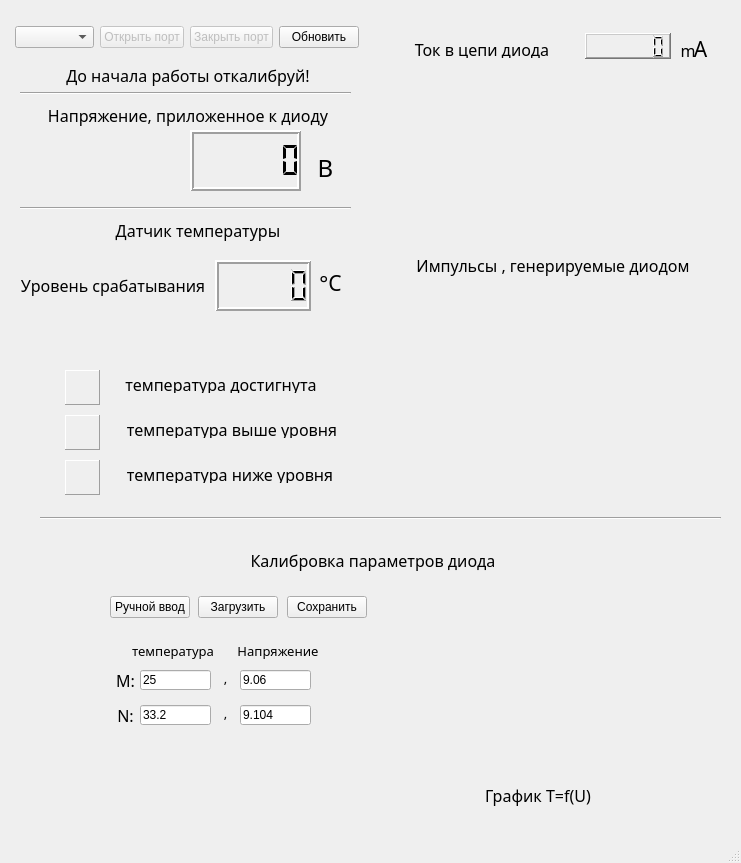
<?xml version="1.0" encoding="UTF-8"?>
<ui version="4.0">
 <class>TNG</class>
 <widget class="QMainWindow" name="TNG">
  <property name="geometry">
   <rect>
    <x>0</x>
    <y>0</y>
    <width>741</width>
    <height>863</height>
   </rect>
  </property>
  <property name="windowTitle">
   <string>MainWindow</string>
  </property>
  <widget class="QWidget" name="centralwidget">
   <widget class="Line" name="line">
    <property name="geometry">
     <rect>
      <x>20</x>
      <y>85</y>
      <width>331</width>
      <height>16</height>
     </rect>
    </property>
    <property name="orientation">
     <enum>Qt::Horizontal</enum>
    </property>
   </widget>
   <widget class="QLCDNumber" name="VDC">
    <property name="geometry">
     <rect>
      <x>190</x>
      <y>130</y>
      <width>111</width>
      <height>61</height>
     </rect>
    </property>
    <property name="lineWidth">
     <number>2</number>
    </property>
    <property name="smallDecimalPoint">
     <bool>false</bool>
    </property>
    <property name="digitCount">
     <number>6</number>
    </property>
    <property name="segmentStyle">
     <enum>QLCDNumber::Flat</enum>
    </property>
    <property name="intValue" stdset="0">
     <number>0</number>
    </property>
   </widget>
   <widget class="QLabel" name="label">
    <property name="geometry">
     <rect>
      <x>30</x>
      <y>90</y>
      <width>316</width>
      <height>51</height>
     </rect>
    </property>
    <property name="font">
     <font>
      <family>Molot</family>
      <pointsize>12</pointsize>
     </font>
    </property>
    <property name="text">
     <string>Напряжение, приложенное к диоду</string>
    </property>
    <property name="alignment">
     <set>Qt::AlignCenter</set>
    </property>
   </widget>
   <widget class="PlotWidget" name="currGraph" native="true">
    <property name="geometry">
     <rect>
      <x>395</x>
      <y>70</y>
      <width>321</width>
      <height>166</height>
     </rect>
    </property>
   </widget>
   <widget class="PlotWidget" name="pulseGraph" native="true">
    <property name="geometry">
     <rect>
      <x>395</x>
      <y>290</y>
      <width>321</width>
      <height>186</height>
     </rect>
    </property>
   </widget>
   <widget class="QLabel" name="label_3">
    <property name="geometry">
     <rect>
      <x>390</x>
      <y>240</y>
      <width>326</width>
      <height>51</height>
     </rect>
    </property>
    <property name="font">
     <font>
      <family>Molot</family>
      <pointsize>12</pointsize>
     </font>
    </property>
    <property name="text">
     <string>Импульсы , генерируемые диодом</string>
    </property>
    <property name="alignment">
     <set>Qt::AlignCenter</set>
    </property>
   </widget>
   <widget class="QLabel" name="label_5">
    <property name="geometry">
     <rect>
      <x>310</x>
      <y>150</y>
      <width>31</width>
      <height>36</height>
     </rect>
    </property>
    <property name="font">
     <font>
      <family>Molot</family>
      <pointsize>18</pointsize>
     </font>
    </property>
    <property name="text">
     <string>B</string>
    </property>
    <property name="alignment">
     <set>Qt::AlignCenter</set>
    </property>
   </widget>
   <widget class="QWidget" name="layoutWidget">
    <property name="geometry">
     <rect>
      <x>15</x>
      <y>25</y>
      <width>344</width>
      <height>25</height>
     </rect>
    </property>
    <layout class="QHBoxLayout" name="horizontalLayout">
     <item>
      <widget class="QComboBox" name="comList"/>
     </item>
     <item>
      <widget class="QPushButton" name="openCom">
       <property name="enabled">
        <bool>false</bool>
       </property>
       <property name="text">
        <string>Открыть порт</string>
       </property>
      </widget>
     </item>
     <item>
      <widget class="QPushButton" name="closeCom">
       <property name="enabled">
        <bool>false</bool>
       </property>
       <property name="text">
        <string>Закрыть порт</string>
       </property>
      </widget>
     </item>
     <item>
      <widget class="QPushButton" name="refrCom">
       <property name="text">
        <string>Обновить</string>
       </property>
      </widget>
     </item>
    </layout>
   </widget>
   <widget class="QLCDNumber" name="Curr">
    <property name="geometry">
     <rect>
      <x>585</x>
      <y>33</y>
      <width>86</width>
      <height>26</height>
     </rect>
    </property>
    <property name="font">
     <font>
      <pointsize>10</pointsize>
     </font>
    </property>
    <property name="frameShape">
     <enum>QFrame::WinPanel</enum>
    </property>
    <property name="frameShadow">
     <enum>QFrame::Raised</enum>
    </property>
    <property name="lineWidth">
     <number>2</number>
    </property>
    <property name="digitCount">
     <number>6</number>
    </property>
    <property name="value" stdset="0">
     <double>0.000000000000000</double>
    </property>
   </widget>
   <widget class="QLabel" name="label_2">
    <property name="geometry">
     <rect>
      <x>406</x>
      <y>40</y>
      <width>152</width>
      <height>18</height>
     </rect>
    </property>
    <property name="font">
     <font>
      <family>Molot</family>
      <pointsize>12</pointsize>
     </font>
    </property>
    <property name="text">
     <string>Ток в цепи диода</string>
    </property>
    <property name="alignment">
     <set>Qt::AlignCenter</set>
    </property>
   </widget>
   <widget class="QLabel" name="label_4">
    <property name="geometry">
     <rect>
      <x>685</x>
      <y>40</y>
      <width>31</width>
      <height>18</height>
     </rect>
    </property>
    <property name="font">
     <font>
      <family>Molot</family>
      <pointsize>16</pointsize>
     </font>
    </property>
    <property name="text">
     <string>A</string>
    </property>
    <property name="alignment">
     <set>Qt::AlignCenter</set>
    </property>
   </widget>
   <widget class="QLabel" name="label_6">
    <property name="geometry">
     <rect>
      <x>680</x>
      <y>35</y>
      <width>16</width>
      <height>30</height>
     </rect>
    </property>
    <property name="font">
     <font>
      <family>Molot</family>
      <pointsize>12</pointsize>
     </font>
    </property>
    <property name="text">
     <string>m</string>
    </property>
    <property name="alignment">
     <set>Qt::AlignCenter</set>
    </property>
   </widget>
   <widget class="Line" name="line_2">
    <property name="geometry">
     <rect>
      <x>40</x>
      <y>510</y>
      <width>681</width>
      <height>16</height>
     </rect>
    </property>
    <property name="orientation">
     <enum>Qt::Horizontal</enum>
    </property>
   </widget>
   <widget class="QLabel" name="label_7">
    <property name="geometry">
     <rect>
      <x>40</x>
      <y>205</y>
      <width>316</width>
      <height>51</height>
     </rect>
    </property>
    <property name="font">
     <font>
      <family>Molot</family>
      <pointsize>12</pointsize>
     </font>
    </property>
    <property name="text">
     <string>Датчик температуры</string>
    </property>
    <property name="alignment">
     <set>Qt::AlignCenter</set>
    </property>
   </widget>
   <widget class="QLabel" name="label_8">
    <property name="geometry">
     <rect>
      <x>215</x>
      <y>535</y>
      <width>316</width>
      <height>51</height>
     </rect>
    </property>
    <property name="font">
     <font>
      <family>Molot</family>
      <pointsize>12</pointsize>
     </font>
    </property>
    <property name="text">
     <string>Калибровка параметров диода</string>
    </property>
    <property name="alignment">
     <set>Qt::AlignCenter</set>
    </property>
   </widget>
   <widget class="QLabel" name="label_9">
    <property name="geometry">
     <rect>
      <x>-45</x>
      <y>260</y>
      <width>316</width>
      <height>51</height>
     </rect>
    </property>
    <property name="font">
     <font>
      <family>Molot</family>
      <pointsize>12</pointsize>
     </font>
    </property>
    <property name="text">
     <string>Уровень срабатывания</string>
    </property>
    <property name="alignment">
     <set>Qt::AlignCenter</set>
    </property>
   </widget>
   <widget class="QLCDNumber" name="thresHold">
    <property name="geometry">
     <rect>
      <x>215</x>
      <y>260</y>
      <width>96</width>
      <height>51</height>
     </rect>
    </property>
    <property name="font">
     <font>
      <weight>75</weight>
      <bold>true</bold>
     </font>
    </property>
    <property name="lineWidth">
     <number>2</number>
    </property>
   </widget>
   <widget class="Line" name="line_3">
    <property name="geometry">
     <rect>
      <x>20</x>
      <y>200</y>
      <width>331</width>
      <height>16</height>
     </rect>
    </property>
    <property name="orientation">
     <enum>Qt::Horizontal</enum>
    </property>
   </widget>
   <widget class="QLabel" name="label_10">
    <property name="geometry">
     <rect>
      <x>315</x>
      <y>265</y>
      <width>31</width>
      <height>36</height>
     </rect>
    </property>
    <property name="font">
     <font>
      <family>Molot</family>
      <pointsize>16</pointsize>
     </font>
    </property>
    <property name="text">
     <string>°С</string>
    </property>
    <property name="alignment">
     <set>Qt::AlignCenter</set>
    </property>
   </widget>
   <widget class="QLabel" name="label_11">
    <property name="geometry">
     <rect>
      <x>120</x>
      <y>375</y>
      <width>202</width>
      <height>18</height>
     </rect>
    </property>
    <property name="font">
     <font>
      <family>Molot</family>
      <pointsize>12</pointsize>
     </font>
    </property>
    <property name="text">
     <string>температура достигнута</string>
    </property>
    <property name="alignment">
     <set>Qt::AlignCenter</set>
    </property>
   </widget>
   <widget class="QLabel" name="label_12">
    <property name="geometry">
     <rect>
      <x>120</x>
      <y>420</y>
      <width>224</width>
      <height>18</height>
     </rect>
    </property>
    <property name="font">
     <font>
      <family>Molot</family>
      <pointsize>12</pointsize>
     </font>
    </property>
    <property name="text">
     <string>температура выше уровня</string>
    </property>
    <property name="alignment">
     <set>Qt::AlignCenter</set>
    </property>
   </widget>
   <widget class="QLabel" name="label_13">
    <property name="geometry">
     <rect>
      <x>120</x>
      <y>465</y>
      <width>220</width>
      <height>18</height>
     </rect>
    </property>
    <property name="font">
     <font>
      <family>Molot</family>
      <pointsize>12</pointsize>
     </font>
    </property>
    <property name="text">
     <string>температура ниже уровня</string>
    </property>
    <property name="alignment">
     <set>Qt::AlignCenter</set>
    </property>
   </widget>
   <widget class="QLabel" name="imgTempOk">
    <property name="geometry">
     <rect>
      <x>65</x>
      <y>370</y>
      <width>35</width>
      <height>35</height>
     </rect>
    </property>
    <property name="frameShape">
     <enum>QFrame::Panel</enum>
    </property>
    <property name="frameShadow">
     <enum>QFrame::Raised</enum>
    </property>
    <property name="text">
     <string/>
    </property>
   </widget>
   <widget class="QLabel" name="imgTempHigh">
    <property name="geometry">
     <rect>
      <x>65</x>
      <y>415</y>
      <width>35</width>
      <height>35</height>
     </rect>
    </property>
    <property name="frameShape">
     <enum>QFrame::Panel</enum>
    </property>
    <property name="frameShadow">
     <enum>QFrame::Raised</enum>
    </property>
    <property name="text">
     <string/>
    </property>
   </widget>
   <widget class="QLabel" name="imgTempLow">
    <property name="geometry">
     <rect>
      <x>65</x>
      <y>460</y>
      <width>35</width>
      <height>35</height>
     </rect>
    </property>
    <property name="frameShape">
     <enum>QFrame::Panel</enum>
    </property>
    <property name="frameShadow">
     <enum>QFrame::Raised</enum>
    </property>
    <property name="text">
     <string/>
    </property>
   </widget>
   <widget class="QLineEdit" name="uX1">
    <property name="geometry">
     <rect>
      <x>140</x>
      <y>670</y>
      <width>71</width>
      <height>20</height>
     </rect>
    </property>
    <property name="text">
     <string>25</string>
    </property>
   </widget>
   <widget class="QLineEdit" name="uY1">
    <property name="geometry">
     <rect>
      <x>240</x>
      <y>670</y>
      <width>71</width>
      <height>20</height>
     </rect>
    </property>
    <property name="text">
     <string>9.06</string>
    </property>
   </widget>
   <widget class="QLineEdit" name="uX2">
    <property name="geometry">
     <rect>
      <x>140</x>
      <y>705</y>
      <width>71</width>
      <height>20</height>
     </rect>
    </property>
    <property name="text">
     <string>33.2</string>
    </property>
   </widget>
   <widget class="QLineEdit" name="uY2">
    <property name="geometry">
     <rect>
      <x>240</x>
      <y>705</y>
      <width>71</width>
      <height>20</height>
     </rect>
    </property>
    <property name="text">
     <string>9.104</string>
    </property>
   </widget>
   <widget class="QLabel" name="label_14">
    <property name="geometry">
     <rect>
      <x>220</x>
      <y>625</y>
      <width>116</width>
      <height>51</height>
     </rect>
    </property>
    <property name="font">
     <font>
      <family>Molot</family>
      <pointsize>10</pointsize>
     </font>
    </property>
    <property name="text">
     <string>Напряжение</string>
    </property>
    <property name="alignment">
     <set>Qt::AlignCenter</set>
    </property>
   </widget>
   <widget class="QLabel" name="label_15">
    <property name="geometry">
     <rect>
      <x>115</x>
      <y>625</y>
      <width>116</width>
      <height>51</height>
     </rect>
    </property>
    <property name="font">
     <font>
      <family>Molot</family>
      <pointsize>10</pointsize>
     </font>
    </property>
    <property name="text">
     <string>температура</string>
    </property>
    <property name="alignment">
     <set>Qt::AlignCenter</set>
    </property>
   </widget>
   <widget class="QLabel" name="label_16">
    <property name="geometry">
     <rect>
      <x>215</x>
      <y>665</y>
      <width>21</width>
      <height>26</height>
     </rect>
    </property>
    <property name="font">
     <font>
      <family>Molot</family>
      <pointsize>10</pointsize>
     </font>
    </property>
    <property name="text">
     <string>,</string>
    </property>
    <property name="alignment">
     <set>Qt::AlignCenter</set>
    </property>
   </widget>
   <widget class="QLabel" name="label_17">
    <property name="geometry">
     <rect>
      <x>215</x>
      <y>700</y>
      <width>21</width>
      <height>26</height>
     </rect>
    </property>
    <property name="font">
     <font>
      <family>Molot</family>
      <pointsize>10</pointsize>
     </font>
    </property>
    <property name="text">
     <string>,</string>
    </property>
    <property name="alignment">
     <set>Qt::AlignCenter</set>
    </property>
   </widget>
   <widget class="QLabel" name="label_18">
    <property name="geometry">
     <rect>
      <x>110</x>
      <y>665</y>
      <width>31</width>
      <height>31</height>
     </rect>
    </property>
    <property name="font">
     <font>
      <family>Molot</family>
      <pointsize>12</pointsize>
     </font>
    </property>
    <property name="text">
     <string>M:</string>
    </property>
    <property name="alignment">
     <set>Qt::AlignCenter</set>
    </property>
   </widget>
   <widget class="QLabel" name="label_19">
    <property name="geometry">
     <rect>
      <x>110</x>
      <y>700</y>
      <width>31</width>
      <height>31</height>
     </rect>
    </property>
    <property name="font">
     <font>
      <family>Molot</family>
      <pointsize>12</pointsize>
     </font>
    </property>
    <property name="text">
     <string>N:</string>
    </property>
    <property name="alignment">
     <set>Qt::AlignCenter</set>
    </property>
   </widget>
   <widget class="PlotWidget" name="tempGraph" native="true">
    <property name="geometry">
     <rect>
      <x>395</x>
      <y>600</y>
      <width>291</width>
      <height>171</height>
     </rect>
    </property>
   </widget>
   <widget class="QLabel" name="label_20">
    <property name="geometry">
     <rect>
      <x>375</x>
      <y>770</y>
      <width>326</width>
      <height>51</height>
     </rect>
    </property>
    <property name="font">
     <font>
      <family>Molot</family>
      <pointsize>12</pointsize>
     </font>
    </property>
    <property name="text">
     <string>График T=f(U)</string>
    </property>
    <property name="alignment">
     <set>Qt::AlignCenter</set>
    </property>
   </widget>
   <widget class="QLabel" name="label_21">
    <property name="geometry">
     <rect>
      <x>30</x>
      <y>50</y>
      <width>316</width>
      <height>51</height>
     </rect>
    </property>
    <property name="font">
     <font>
      <family>Molot</family>
      <pointsize>12</pointsize>
     </font>
    </property>
    <property name="text">
     <string>До начала работы откалибруй!</string>
    </property>
    <property name="alignment">
     <set>Qt::AlignCenter</set>
    </property>
   </widget>
   <widget class="QWidget" name="">
    <property name="geometry">
     <rect>
      <x>110</x>
      <y>595</y>
      <width>257</width>
      <height>25</height>
     </rect>
    </property>
    <layout class="QHBoxLayout" name="horizontalLayout_2">
     <item>
      <widget class="QPushButton" name="manualCalibrationButton">
       <property name="text">
        <string>Ручной ввод</string>
       </property>
      </widget>
     </item>
     <item>
      <spacer name="horizontalSpacer">
       <property name="orientation">
        <enum>Qt::Horizontal</enum>
       </property>
       <property name="sizeHint" stdset="0">
        <size>
         <width>40</width>
         <height>20</height>
        </size>
       </property>
      </spacer>
     </item>
     <item>
      <widget class="QPushButton" name="loadCalibrationButton">
       <property name="text">
        <string>Загрузить</string>
       </property>
      </widget>
     </item>
     <item>
      <spacer name="horizontalSpacer_2">
       <property name="orientation">
        <enum>Qt::Horizontal</enum>
       </property>
       <property name="sizeHint" stdset="0">
        <size>
         <width>40</width>
         <height>20</height>
        </size>
       </property>
      </spacer>
     </item>
     <item>
      <widget class="QPushButton" name="saveCalibrationButton">
       <property name="text">
        <string>Сохранить</string>
       </property>
      </widget>
     </item>
    </layout>
   </widget>
  </widget>
  <widget class="QMenuBar" name="menubar">
   <property name="geometry">
    <rect>
     <x>0</x>
     <y>0</y>
     <width>741</width>
     <height>21</height>
    </rect>
   </property>
  </widget>
  <widget class="QStatusBar" name="statusbar"/>
 </widget>
 <customwidgets>
  <customwidget>
   <class>PlotWidget</class>
   <extends>QWidget</extends>
   <header>pyqtgraph</header>
   <container>1</container>
  </customwidget>
 </customwidgets>
 <resources/>
 <connections/>
</ui>
